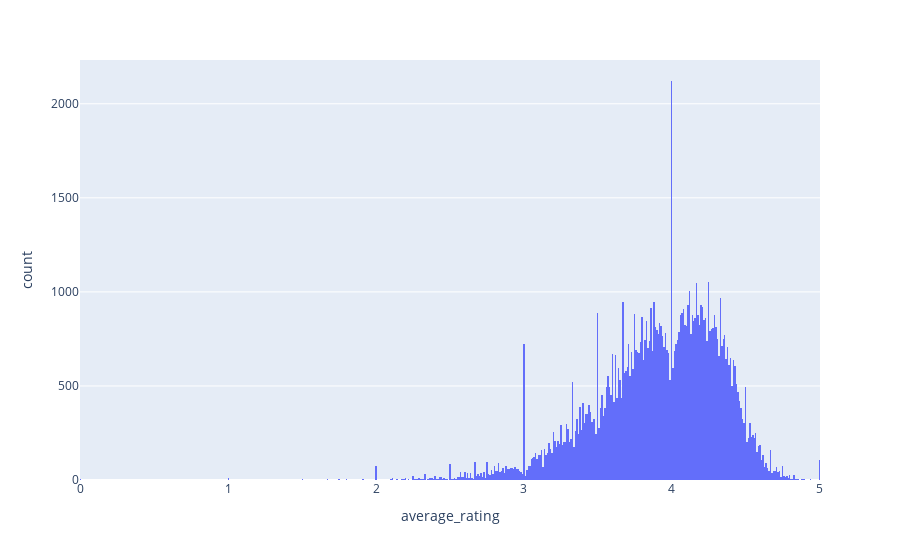

Notebook code for this chart:
### Markdown cell above
* rating

### Code cell
fig = px.histogram(df_books, x='average_rating')
fig.show()

### Figure 1 — Plotly figure (JSON) as saved in the notebook; plotly's stock layout.template omitted (floating-point values rounded to 4 significant figures; data arrays with more than 128 entries replaced by an {"elided": "..."} marker saying what was removed)
{"data": [{"alignmentgroup": "True", "bingroup": "x", "hovertemplate": "average_rating=%{x}<br>count=%{y}<extra></extra>", "legendgroup": "", "marker": {"color": "#636efa", "pattern": {"shape": ""}}, "name": "", "offsetgroup": "", "orientation": "v", "showlegend": false, "type": "histogram", "x": {"elided": "89411 float values"}, "xaxis": "x", "yaxis": "y"}], "layout": {"barmode": "relative", "legend": {"tracegroupgap": 0}, "margin": {"t": 60}, "xaxis": {"anchor": "y", "domain": [0, 1], "title": {"text": "average_rating"}}, "yaxis": {"anchor": "x", "domain": [0, 1], "title": {"text": "count"}}}}
